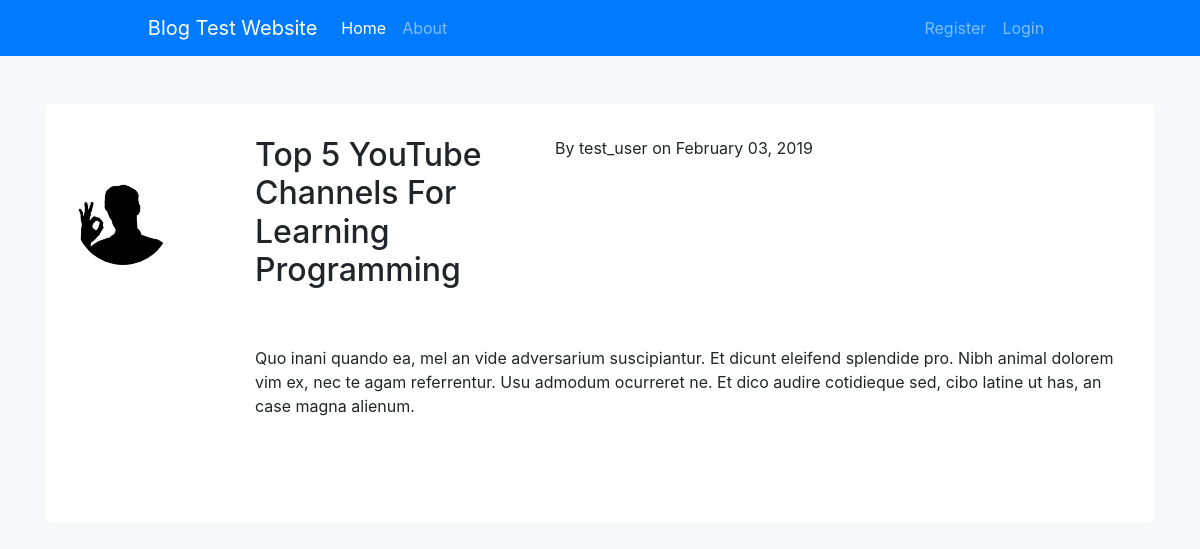
/post/27/, run on the app's committed database.
### blog/models.py (models this page shows, shortened)
class Post(models.Model):
    title = models.CharField(max_length=100)
    content = models.TextField()
    author = models.ForeignKey(User, on_delete=models.CASCADE)
    date_posted = models.DateTimeField(default=timezone.now)

### users/models.py (models this page shows, shortened)
class Profile(models.Model):
    user = models.OneToOneField(User, on_delete=models.CASCADE)
    image = models.ImageField(default='default.jpg',upload_to='profile_pics')

### blog/views.py (the view)
# urls.py: path('post/<int:pk>/', PostDetailView.as_view(), name='post-detail'),
class PostDetailView(DetailView):
    model = Post

### blog/templates/blog/post_detail.html (shortened to what this page needs)
{% extends "blog/base.html" %}
{% load static %}
{% block style_links %}
<link rel="stylesheet" type="text/css" href="{% static 'blog/posts.css' %}">
{% endblock style_links %}
{% block content %}
    <div class="container posts-container">
        <div class="container post">
            <div class="row align-items-center post-heading">
                <div class="col-2">
                    <img class="rounded-circle post-image" src="{{ object.author.profile.image.url }}">
                </div>
                <div class="col-10 align-items-center">
                    <div class="row justify-content-start">
                        <h2 class="col">{{ object.title }}</h2>
                        <p class="col-8">By {{ object.author }} on {{ object.date_posted|date:"F d, Y" }}</p>
                    </div>
                </div>
            </div>
            <div class="row justify-content-end">
                <div class="col-10">
                    <p>{{ object.content }}</p>
                </div>
            </div>
        </div>
    </div>
{% endblock content %}

### static/base/main.css (style rules this page uses)
body { background-color: #f7f8f9; }

### blog/static/blog/posts.css (style rules this page uses)
.posts-container { background-color: #ffffff; border-radius: 0.4em; padding-top: 2em; padding-bottom: 0.5em; margin-top: 3em; }
.post-heading { margin-bottom: 3em; height: 100%; }
.post { margin-bottom: 3em; padding-bottom: 2em; }
.post-image { width: 6em; height: 6em; }

### data on the page
Post: author.profile.image (placeholder picture), title "Top 5 YouTube Channels For Learning Programming", author "test_user", date_posted "February 03, 2019", content "Quo inani quando ea, mel an vide adversarium suscipiantur. Et dicunt eleifend splendide pro. Nibh animal dolorem vim ex, nec te agam referrentur. Usu admodum ocurreret ne. Et dico audire cotidieque sed, cibo latine ut has, an case magna alienum."
